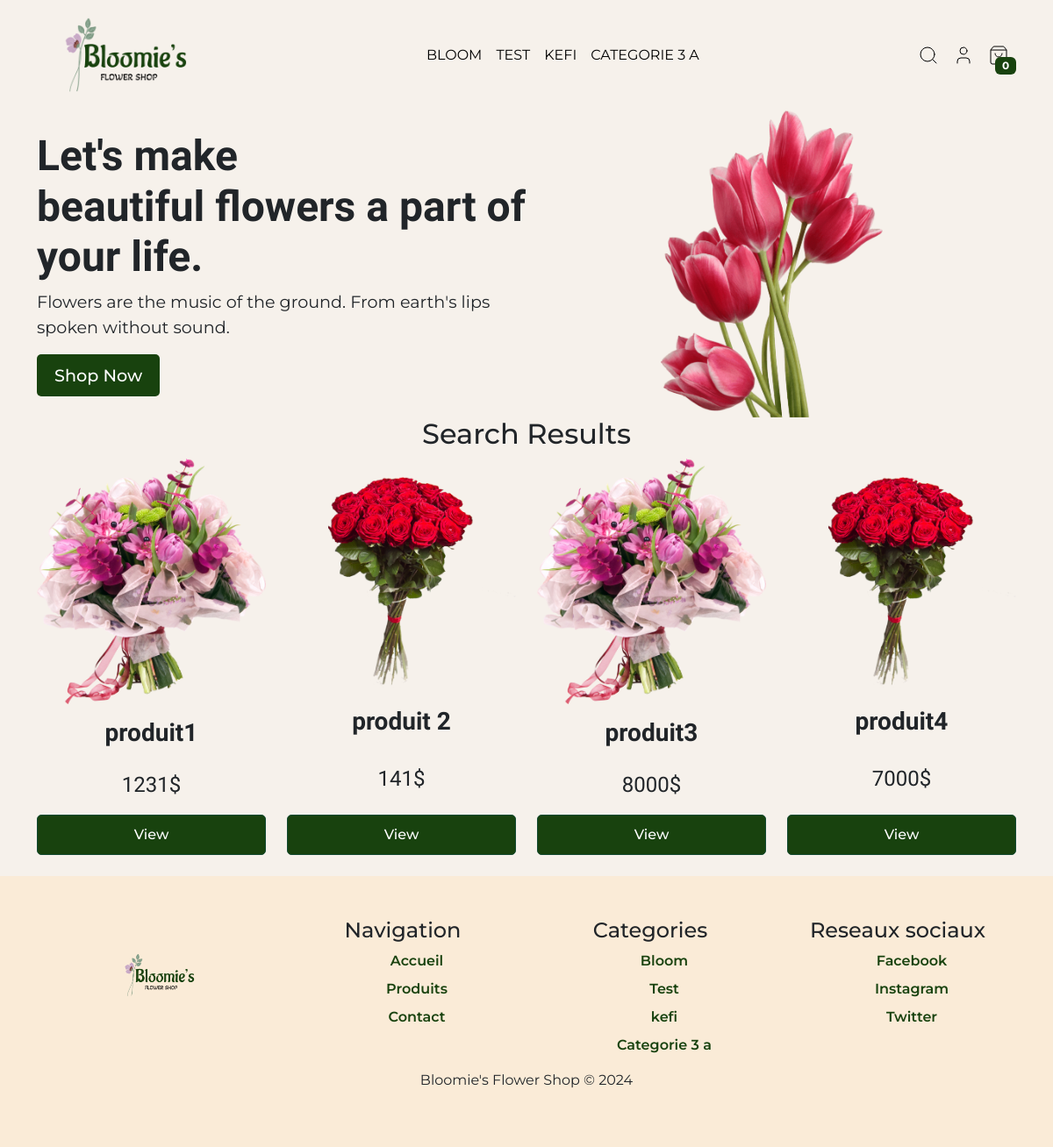
Screenshot of /search.php with the database file from the repository.
### tables this page shows
CREATE TABLE `categories` (
  `id` int(11) NOT NULL,
  `nom` varchar(255) NOT NULL,
  `description` varchar(255) NOT NULL,
  `image` varchar(255) NOT NULL,
  `createur` int(11) NOT NULL,
  `date_creation` date NOT NULL,
  `date_modification` date NOT NULL
);

CREATE TABLE `produit` (
  `id` int(11) NOT NULL,
  `nom` varchar(255) NOT NULL,
  `prix` float NOT NULL,
  `description` text NOT NULL,
  `image` text NOT NULL,
  `categorie` int(11) NOT NULL,
  `stock` int(11) NOT NULL,
  `date_creation` date NOT NULL,
  `date_modification` date NOT NULL
);

### inc/functions.php (called while the page is built, shortened)
<?php
function connectToDatabase(){
    try {
        $conn = new PDO("mysql:host=" . MONHOST . ";dbname=" . MABD, MONUSER, MONPWD);
        $conn->setAttribute(PDO::ATTR_ERRMODE, PDO::ERRMODE_EXCEPTION);
        return $conn;
    } catch (PDOException $e) {
        echo "Erreur de connexion à la base de données : " . $e->getMessage();
        die();
    }
}
function getAllCategories($conn){
    $requete = "SELECT * FROM categories";
    $resultat = $conn->query($requete);
    $categories = $resultat->fetchAll();
    return $categories;
}
function getAllProducts($conn){
    $requete = "SELECT * FROM produit";
    $resultat = $conn->query($requete);
    $produit = $resultat->fetchAll();
    return $produit;
}
$conn = connectToDatabase();
$categories = getAllCategories($conn);
$produits = getAllProducts($conn);
?>

### search.php (the view, shortened to what this page needs)
<?php
include "inc/functions.php";
$categories = getAllCategories($conn);
if (isset($_POST['search']) && !empty($_POST['search'])) {
  $produit = searchProduits($conn, $_POST['search']);
} else {
  $produit = getAllProducts($conn);
}
include "inc/header.php";
?>
<section class="hero">
  <div class="container d-flex align-items-center">
    <div class="col-lg-6">
      <h1>Let's make <br> beautiful flowers a part of your life.</h1>
      <p>Flowers are the music of the ground. From earth's lips spoken without sound.</p>
      <button class="btn btn-primary">Shop Now</button>
    </div>
    <div class="col-lg-6 text-center">
      <img src="images/hero-asset.png" alt="hero" class="img-fluid w-50 ">
    </div>
  </div>
</section>
<section class="searched-products">
  <div class="container">
    <div class="row">
      <div class="col-lg-12">
        <h2 class="text-center">Search Results</h2>
      </div>
    </div>
    <div class="row">
      <?php
      foreach ($produit as $produit) {
      ?>
        <div class="col-lg-3">
          <div class="product">
            <img src="images/<?php print $produit['image']; ?>" alt="product" class="img-fluid">
            <h3><?php print $produit['nom']; ?></h3>
            <p><?php print $produit['prix']; ?>$</p>
            <a href="produit.php?id=<?php print $produit['id']; ?>" class="btn btn-view">View</a>
          </div>
        </div>
      <?php
      }
      ?>
    </div>
  </div>
</section>
<?php
include "inc/footer.php";
?>

### inc/header.php (shortened to what this page needs)
<!DOCTYPE html>
<html lang="en">
<head>
  <link href="https://cdn.jsdelivr.net/npm/bootstrap@5.3.3/dist/css/bootstrap.min.css" rel="stylesheet">
  <link rel="stylesheet" href="/bloomies/css/dashboard.css">
</head>
<body>
<header>
  <nav class="navbar navbar-expand-lg">
    <div class="container">
      <a class="navbar-brand" href="index.php">
        <img src="./images/logo-v.png" alt="Bloomie's Flower Shop" />
      </a>
      <div class="collapse navbar-collapse" id="navbarSupportedContent">
        <ul class="navbar-nav me-auto mb-2 mb-lg-0">
          <li class="nav-item">
            <?php
            foreach ($categories as $categorie) {
              print '<li class="nav-item"><a class="nav-link" href="categorie.php?id='.$categorie['id'].'">' . $categorie['nom'] . '</a></li>';
            }
            ?>
          </li>
        </ul>
        <ul class="navbar-nav mb-2 mb-lg-0">
        <div class="search-icon nav-link">
          <i data-lucide="search" stroke-width="1"></i>
        </div>
        <?php if (isset($_SESSION['nom'])) {
          print '<li class="nav-item">
          <a class="nav-link active" aria-current="page" href="profile.php">profile</a>
          </li>';
                  } else {
                    print '<li class="nav-item">
            <a class="nav-link active" aria-current="page" href="connexion.php"><i data-lucide="user" stroke-Width="1"></i></a>
          </li>';
                  }
        ?>
        <li class="nav-item position-relative">
          <a class="nav-link " aria-current="page" href="panier.php"><i data-lucide="shopping-bag" stroke-width="1"></i></a>
          <span class="badge bg-greeny position-absolute"><?php if (isset($_SESSION['panier'])) {
                                        print count($_SESSION['panier'][3]);
                                      } else {
                                        print 0;
                                      } ?></span>
          </li>
        </ul>
      </div>
    </div>
  </nav>
</header>

### inc/footer.php (shortened to what this page needs)
<div class="text-center p-5 mt-4 footer" >
    <div class="row">
        <div class="col-3">
            <img src="images/logo.png" alt="logo" class="img-fluid w-50">
        </div>
        <div class="col-3">
            <h4 class="footer-item">Navigation</h4>
            <ul>
                <li class="footer-link"><a href="index.php">Accueil</a></li>
                <li class="footer-link"><a href="produits.php">Produits</a></li>
                <li class="footer-link"><a href="contact.php">Contact</a></li>
            </ul>
        </div>
        <div class="col-3">
            <h4 class="footer-item">Categories</h4>
            <ul>
                <?php
                $categories = getAllCategories($conn);
                foreach ($categories as $categorie) {
                    print '<li class="footer-link"><a href="categorie.php?id=' . $categorie['id'] . '">' . $categorie['nom'] . '</a></li>';
                }
                ?>
            </ul>
        </div>
        <div class="col-3">
            <h4 class="footer-item">Reseaux sociaux</h4>
            <ul>
                <li class="footer-link"><a href="#">Facebook</a></li>
                <li class="footer-link"><a href="#">Instagram</a></li>
                <li class="footer-link"><a href="#">Twitter</a></li>
            </ul>
        </div>
    </div>
    <div class="row">
        <div class="col-12">
            <p class="footer-text">Bloomie's Flower Shop &copy; 2024</p>
        </div>
</div>
</body>
</html>

### css/dashboard.css (style rules this page uses)
body { margin: 0; padding: 0; font-family: "Montserrat", sans-serif; background-color:#F6F1EB; min-height: 100vh; }
header { background-color:#F6F1EB; }
.nav-link { font-size: medium; font-weight: 400; text-transform: uppercase; color: black; display: flex; align-items: center; }
section.hero h1 { font-family: "Philosopher", sans-serif; font-weight: 900; font-size: 3rem; }
.hero p { font-size: 1.2rem; }
.hero button { font-size: 1.2rem; font-weight: 500; padding: 10px 20px; border-radius: 5px; background-color: #18420e; color: white; border: none; cursor: pointer; }
.bg-greeny { top: 56%; position: absolute; right: 0%; background: #18420e !important; }
.product { display: flex; flex-direction: column; justify-content: space-between; height: 100%; }
.product h3 { font-family: "Philosopher", sans-serif; font-weight: 900; text-align: center; padding: 1rem 0 ; }
.product p { font-size: 1.5rem; text-align: center; font-weight: 500; text-transform: capitalize; font-family: "Philosopher", sans-serif; }
.btn-view { font-size: 1rem; font-weight: 500; padding: 10px 20px; border-radius: 5px; background-color: #18420e; color: white; border: none; cursor: pointer; width: 100%; margin: 0 auto; text-transform: capitalize; border: 1px solid #124a31; }
.footer { background: #faebd7; }
.footer .footer-link { margin: .5rem 0; list-style: none; }
.footer .footer-link a { text-decoration: none; font-size: medium; font-weight: 600; color: #18420e; }
.footer .footer-item { margin: 0 1rem; }
.navbar-brand > img { width: 45%; }

### rows the page displays
categories: nom "BLOOM", nom "Bloom"
categories: nom "TEST", nom "Test"
categories: nom "KEFI", nom "kefi"
categories: nom "CATEGORIE 3 A", nom "Categorie 3 a"
produit: image (picture), nom "produit1", prix "1231"
produit: nom "produit 2", prix "141"
produit: image (picture), nom "produit3", prix "8000"
produit: image (picture), nom "produit4", prix "7000"
